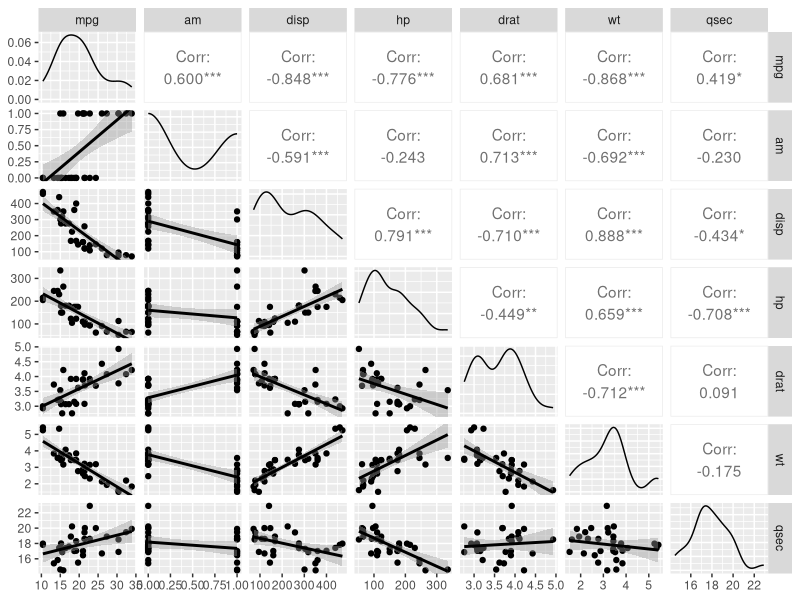
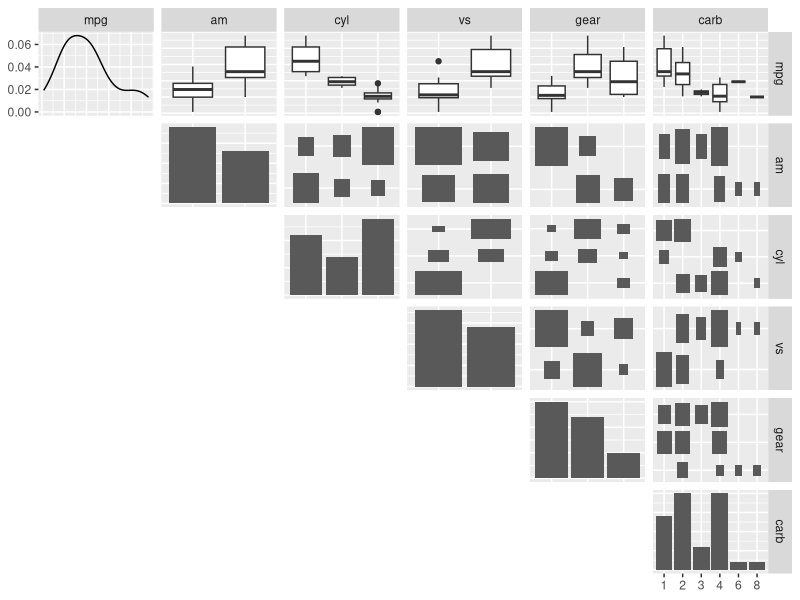
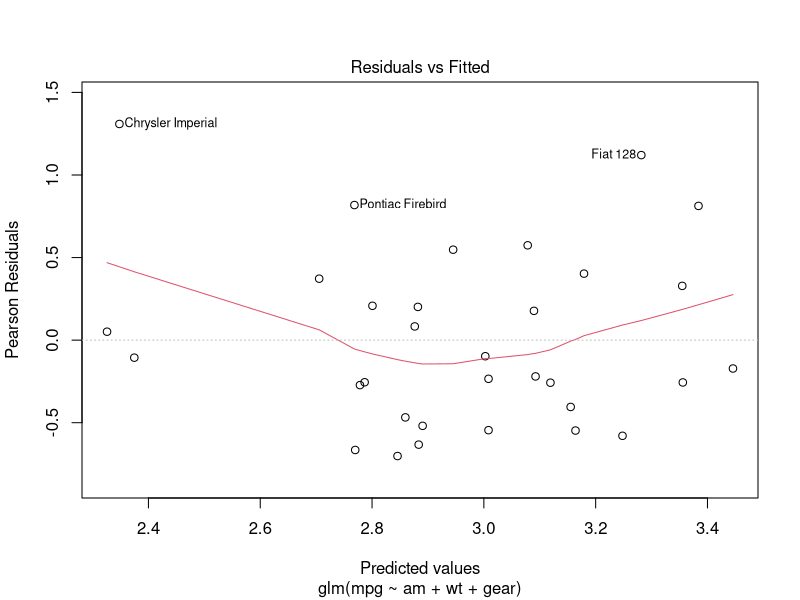

These figures' R source, in order:
## ---- chunk 1
knitr::opts_chunk$set(echo = TRUE)
## ---- chunk 2
library(dplyr)
library(ggplot2)
library(GGally)
cars_num<-mtcars%>%select(mpg, am, disp, hp, drat,wt,qsec)
cars_fac<-mtcars%>%select(mpg, am, cyl,vs,gear,carb)
cars_fac$am<-factor(cars_fac$am, labels=c("Auto","Manual"))
cars_fac$cyl<-factor(cars_fac$cyl)
cars_fac$vs<-factor(cars_fac$vs, labels=c("v","s"))
cars_fac$gear<-factor(cars_fac$gear)
cars_fac$carb<-factor(cars_fac$carb)
cars<-cbind(cars_fac,cars_num[,3:7])
## ---- chunk 3
fit<-glm(mpg~am+wt+gear,family="quasipoisson",data=cars)
## ---- chunk 4
exp(coef(fit))
## ---- chunk 5
exp(confint(fit))
## ---- chunk 6
out <- data.frame("var1" = character()
, "var2"=character()
,"auto.mean"=integer()
,"manual.mean"=integer()
, "t.value"=integer()
, "df"=integer()
, "p.value"=double()
,row.names=NULL
)
for(i in 3:length(colnames(cars_num)))
{
test<-t.test(cars_num[,i]~am, data=cars_num)

out2 <- data.frame("var1" = colnames(cars_num)[i]
, "var2" = "am"
,"auto.mean"=test$estimate[1]
,"manual.mean"=test$estimate[2]
, "t.value" = sprintf("%.3f", test$statistic)
, "df"= test$parameter
, "p.value" = sprintf("%.3f", test$p.value)
,row.names=NULL
)
out<-rbind(out, out2)
}
out
## ---- chunk 7
fit1<-glm(mpg~am,family="quasipoisson",data=cars)
fit2<-glm(mpg~am+wt,family="quasipoisson",data=cars)
fit3<-glm(mpg~am+wt+gear,family="quasipoisson",data=cars)
fit4<-glm(mpg~am+wt+gear+vs,family="quasipoisson",data=cars)
fit5<-glm(mpg~am+wt+gear+vs+cyl,family="quasipoisson",data=cars)
fit6<-glm(mpg~am+wt+gear+vs+cyl+drat,family="quasipoisson",data=cars)
anova(fit1,fit2,fit3,fit4,fit5,fit6, test="Chisq")
## ---- chunk 8
fit1<-glm(mpg~am,family="quasipoisson",data=cars)
fit2<-glm(mpg~am+wt,family="quasipoisson",data=cars)
fit3<-glm(mpg~am+wt+cyl,family="quasipoisson",data=cars)
fit4<-glm(mpg~am+wt+cyl+gear,family="quasipoisson",data=cars)
anova(fit1,fit2,fit3,fit4, test="Chisq")
## ---- chunk 9
fit1<-glm(mpg~am,family="quasipoisson",data=cars)
fit2<-glm(mpg~am+wt,family="quasipoisson",data=cars)
fit3<-glm(mpg~am+wt+vs,family="quasipoisson",data=cars)
fit4<-glm(mpg~am+wt+vs+gear,family="quasipoisson",data=cars)
anova(fit1,fit2,fit3,fit4, test="Chisq")
## ---- chunk 10
fit1<-glm(mpg~am,family="quasipoisson",data=cars)
fit2<-glm(mpg~am+wt,family="quasipoisson",data=cars)
fit3<-glm(mpg~am+wt+drat,family="quasipoisson",data=cars)
fit4<-glm(mpg~am+wt+drat+gear,family="quasipoisson",data=cars)
anova(fit1,fit2,fit3,fit4, test="Chisq")
## ---- chunk 11
g=ggpairs(cars_num, lower = list(continuous="smooth",discrete="facetbar"), diag=list(continuous="densityDiag"))
g
## ---- chunk 12
g2=ggpairs(cars_fac, lower = list(combo="blank",discrete="blank"), diag=list(continuous="densityDiag"))
g2
## ---- chunk 13
plot(fit, which=1)
